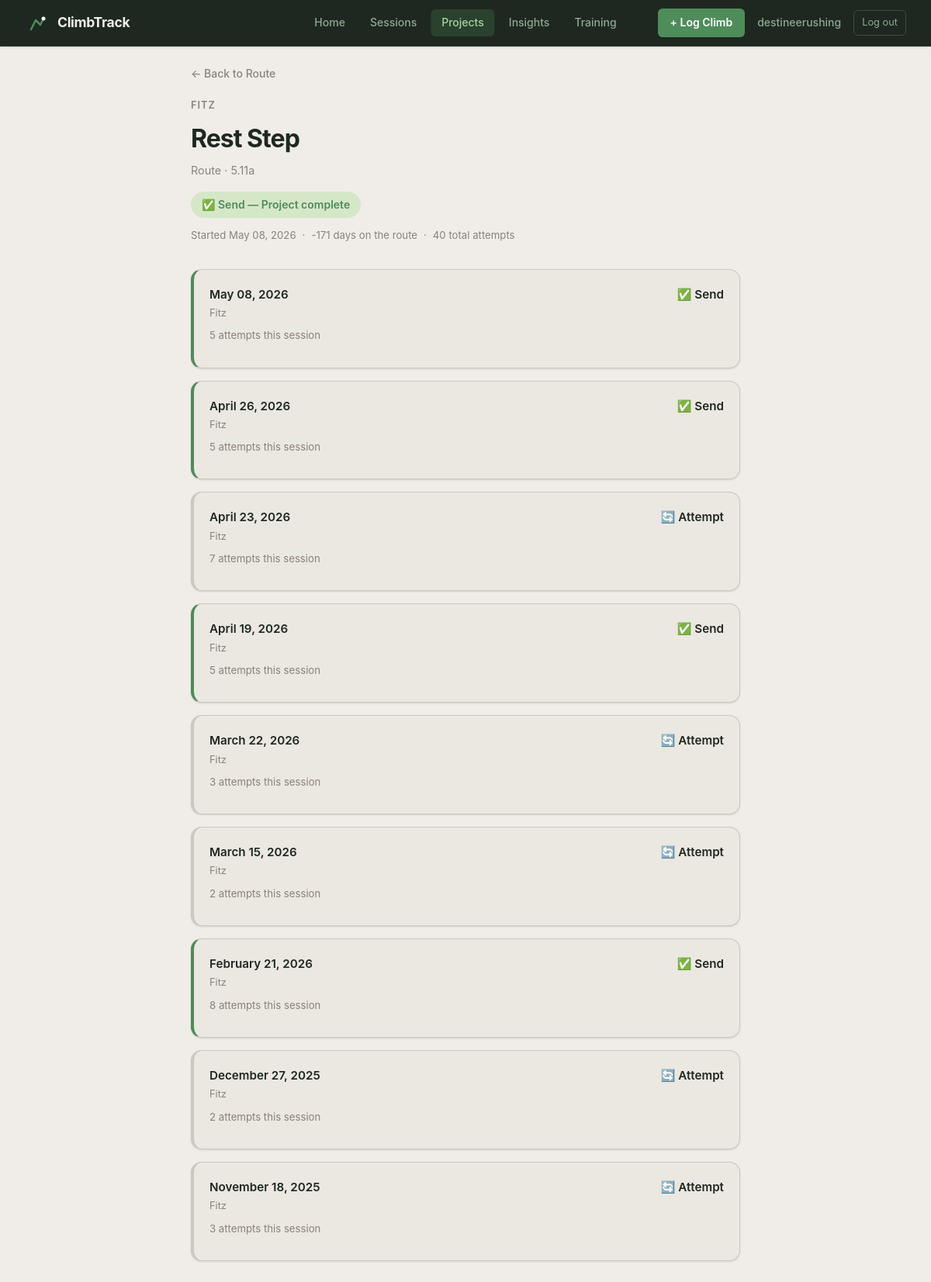
Screenshot of /route/39/story (signed in) with the database file from the repository.
### app.py (models this page shows, shortened)
class User(UserMixin, db.Model):
    id = db.Column(db.Integer, primary_key=True)
    email = db.Column(db.String(150), unique=True, nullable=False)
    display_name = db.Column(db.String(100), nullable=False)
    password_hash = db.Column(db.String(256), nullable=False)
    created_at = db.Column(db.DateTime, default=datetime.utcnow)
    sessions = db.relationship('Session', backref='user', lazy=True)

class Gym(db.Model):
    id = db.Column(db.Integer, primary_key=True)
    name = db.Column(db.String(100), nullable=False, unique=True)
    address = db.Column(db.String(200))
    is_outdoor = db.Column(db.Boolean, default=False)
    image_filename = db.Column(db.String(200))
    created_at = db.Column(db.DateTime, default=datetime.utcnow)
    sessions = db.relationship('Session', backref='gym', lazy=True)
    routes = db.relationship('Route', backref='gym', lazy=True)

class Route(db.Model):
    id = db.Column(db.Integer, primary_key=True)
    name = db.Column(db.String(100), nullable=False)
    gym_id = db.Column(db.Integer, db.ForeignKey('gym.id'), nullable=True)
    location = db.Column(db.String(100))
    discipline = db.Column(db.String(20), default='boulder')
    grade = db.Column(db.String(20))
    is_project = db.Column(db.Boolean, default=False)
    image_filename = db.Column(db.String(200))
    created_at = db.Column(db.DateTime, default=datetime.utcnow)
    climbs = db.relationship('Climb', backref='route', lazy=True)

class Session(db.Model):
    id = db.Column(db.Integer, primary_key=True)
    date = db.Column(db.DateTime, default=datetime.utcnow)
    gym_id = db.Column(db.Integer, db.ForeignKey('gym.id'), nullable=True)
    user_id = db.Column(db.Integer, db.ForeignKey('user.id'), nullable=True)
    location = db.Column(db.String(100))
    session_type = db.Column(db.String(20), default='indoor')
    notes = db.Column(db.String(300))
    climbs = db.relationship('Climb', backref='session', lazy=True)

class Climb(db.Model):
    id = db.Column(db.Integer, primary_key=True)
    session_id = db.Column(db.Integer, db.ForeignKey('session.id'), nullable=True)
    route_id = db.Column(db.Integer, db.ForeignKey('route.id'), nullable=True)
    climb_name = db.Column(db.String(100))
    discipline = db.Column(db.String(20), default='boulder')  # 'boulder' or 'route'
    grade = db.Column(db.String(20))
    attempts = db.Column(db.Integer)
    result = db.Column(db.String(20), default='attempt')
    notes = db.Column(db.String(500))
    style_tags = db.Column(db.String(300))  # comma-separated e.g. "crimp,overhang"
    photo_filename = db.Column(db.String(200))
    video_url = db.Column(db.String(500))

### app.py (the view)
@app.route("/route/<int:route_id>/story")
@login_required
def route_story(route_id):
    route = Route.query.get_or_404(route_id)
    climbs = sorted(
        [c for c in route.climbs if c.session],
        key=lambda c: c.session.date,
        reverse=True
    )
    total_attempts = sum(c.attempts for c in climbs)
    is_sent = any(c.result in SEND_RESULTS for c in climbs)
    best_result = None
    for priority in ['onsight', 'flash', 'send', 'attempt']:
        if any(c.result == priority for c in climbs):
            best_result = priority
            break
    days_on_route = None
    if len(climbs) >= 2:
        days_on_route = (climbs[-1].session.date - climbs[0].session.date).days
    return render_template(
        "route_story.html",
        route=route,
        climbs=climbs,
        total_attempts=total_attempts,
        is_sent=is_sent,
        best_result=best_result,
        days_on_route=days_on_route,
        result_labels=RESULT_LABELS,
    )

### app.py (called while the page is built)
@login_manager.user_loader
def load_user(user_id):
    return User.query.get(int(user_id))

### templates/route_story.html (shortened to what this page needs)
<!DOCTYPE html>
<html>
<head>
    <link rel="stylesheet" href="{{ url_for('static', filename='style.css') }}">
</head>
<body>
    <header class="desktop-nav">
        <a href="/" class="desktop-nav-logo">
            <span class="desktop-nav-wordmark">ClimbTrack</span>
        </a>
        <nav class="desktop-nav-links">
            <a href="/" class="desktop-nav-link">Home</a>
            <a href="/gyms" class="desktop-nav-link">Sessions</a>
            <a href="/projects" class="desktop-nav-link active">Projects</a>
            <a href="/insights" class="desktop-nav-link">Insights</a>
            <a href="/training" class="desktop-nav-link">Training</a>
        </nav>
        <div class="desktop-nav-user">
            <a href="/session/new" class="desktop-nav-cta">+ Log Climb</a>
            <span class="desktop-nav-name">{{ current_user.display_name }}</span>
            <a href="/logout" class="desktop-nav-logout">Log out</a>
        </div>
    </header>
    <nav class="top-nav"><a href="/route/{{ route.id }}">← Back to Route</a></nav>
    <div class="story-hero">
        <div class="story-hero-content">
            <p class="story-gym">{{ route.gym.name if route.gym else route.location }}</p>
            <h1 class="story-title">{{ route.name }}</h1>
            <p class="story-grade">
                {% if route.discipline == 'route' %}Route{% else %}Boulder{% endif %} · {{ route.grade }}
            </p>
            {% if is_sent %}
            <div class="story-outcome story-outcome-sent">
                {{ result_labels[best_result] }} — Project complete
            </div>
            {% else %}
            <div class="story-outcome story-outcome-active">
                In progress · {{ total_attempts }} attempts across {{ climbs | length }} session{% if climbs | length != 1 %}s{% endif %}
            </div>
            {% endif %}
            <div class="story-meta">
                {% if climbs %}
                <span>Started {{ climbs[0].session.date.strftime('%b %d, %Y') }}</span>
                {% if days_on_route %}
                <span>·</span>
                <span>{{ days_on_route }} day{% if days_on_route != 1 %}s{% endif %} on the route</span>
                {% endif %}
                <span>·</span>
                <span>{{ total_attempts }} total attempt{% if total_attempts != 1 %}s{% endif %}</span>
                {% endif %}
            </div>
        </div>
    </div>
    {% if climbs %}
    <div class="story-timeline">
        {% for climb in climbs %}
        <div class="story-chapter {% if climb.result in ['send', 'flash', 'onsight'] %}story-chapter-sent{% endif %}">
            <div class="story-chapter-header">
                <div class="story-chapter-meta">
                    <span class="story-chapter-date">{{ climb.session.date.strftime('%B %d, %Y') }}</span>
                    <span class="story-chapter-gym">{{ climb.session.gym.name if climb.session.gym else climb.session.location }}</span>
                </div>
                <span class="story-chapter-result">{{ result_labels[climb.result] }}</span>
            </div>
            <p class="story-chapter-attempts">
                {{ climb.attempts }} attempt{% if climb.attempts != 1 %}s{% endif %} this session
            </p>
        </div>
        {% endfor %}
    </div>
    {% else %}
    <div class="empty-state">
        <div class="empty-state-icon">📋</div>
        <p>No attempts logged yet.</p>
    </div>
    {% endif %}
</body>
</html>

### rows the page displays
User: display_name "destineerushing"
Gym: gym "FITZ"
Route: name "Rest Step", grade "5.11a"
Climb: session "May 08, 2026", session.gym "Fitz", result "✅ Send", attempts "5"
Climb: session "April 26, 2026", session.gym "Fitz", result "✅ Send", attempts "5"
Climb: session "April 23, 2026", session.gym "Fitz", result "🔄 Attempt", attempts "7"
Climb: session "April 19, 2026", session.gym "Fitz", result "✅ Send", attempts "5"
Climb: session "March 22, 2026", session.gym "Fitz", result "🔄 Attempt", attempts "3"
Climb: session "March 15, 2026", session.gym "Fitz", result "🔄 Attempt", attempts "2"
Climb: session "February 21, 2026", session.gym "Fitz", result "✅ Send", attempts "8"
Climb: session "December 27, 2025", session.gym "Fitz", result "🔄 Attempt", attempts "2"
Climb: session "November 18, 2025", session.gym "Fitz", result "🔄 Attempt", attempts "3"

### other values shown
{{ result_labels[best_result] }} "✅ Send"
{{ climbs[0].session.date.strftime('%b %d, %Y') }} "May 08, 2026"
{{ days_on_route }} "-171"
{{ total_attempts }} "40"
